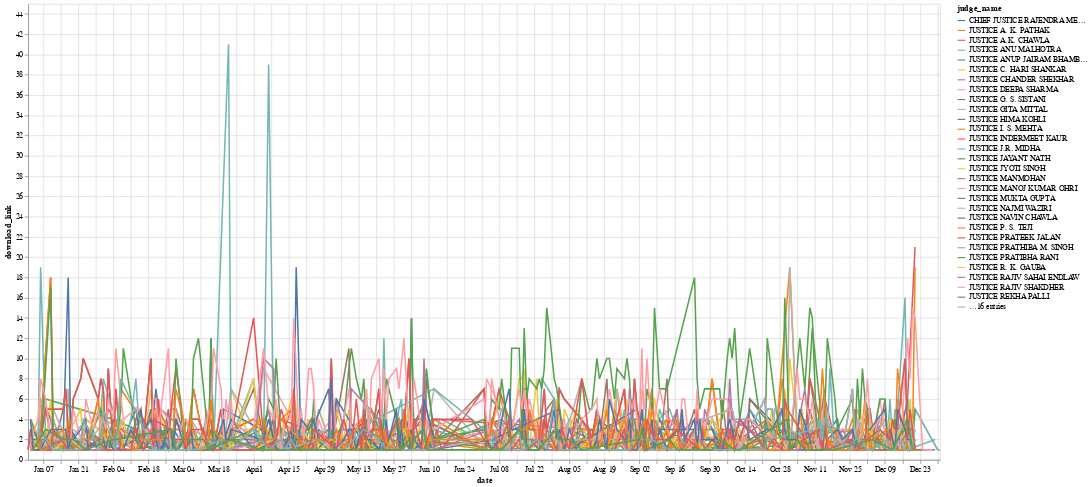

Source (notebook cell):
### Code cell
alt.Chart(judgements_per_judge, width=1200, height=600).mark_line().encode(
    x='date',
    y='download_link',
    color='judge_name',
    tooltip='judge_name'
)

### Figure 1 — Vega-Lite specification as saved in the notebook (floating-point values rounded to 4 significant figures; data arrays with more than 128 entries replaced by an {"elided": "..."} marker saying what was removed)
{"$schema": "https://vega.github.io/schema/vega-lite/v2.6.0.json", "config": {"view": {"height": 300, "width": 400}}, "data": {"name": "data-b5821b5cc23404ed068c762c48dbc0da"}, "datasets": {"data-b5821b5cc23404ed068c762c48dbc0da": {"elided": "4207 records"}}, "encoding": {"color": {"field": "judge_name", "type": "nominal"}, "tooltip": {"field": "judge_name", "type": "nominal"}, "x": {"field": "date", "type": "temporal"}, "y": {"field": "download_link", "type": "quantitative"}}, "height": 600, "mark": "line", "width": 1200}
